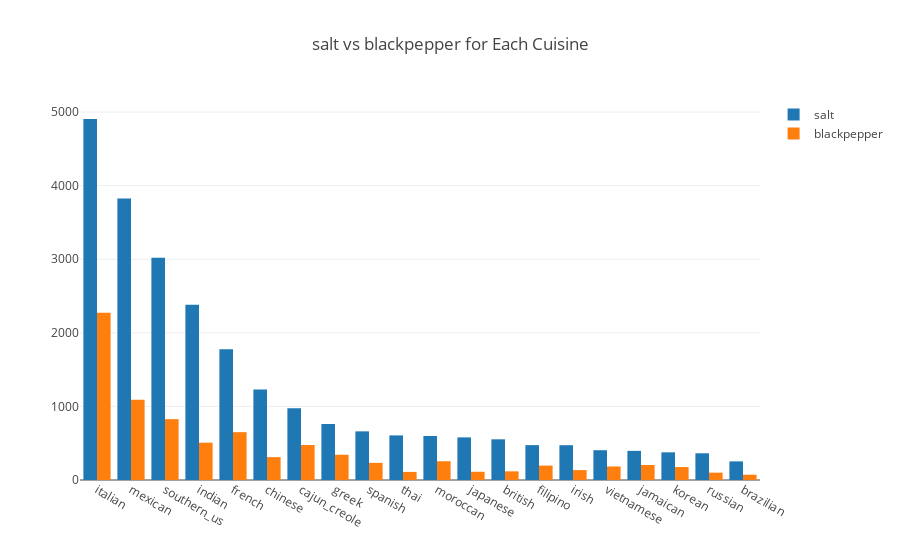

The notebook cell saved with this chart:
### Code cell
trace1 = go.Bar(
    x=ingredients_df_1['Cuisine'],
    y=ingredients_df_1['Total'],
    name=ingredients_1
)
trace2 = go.Bar(
    x=ingredients_df_2['Cuisine'],
    y=ingredients_df_2['Total'],
    name=ingredients_2
)

graph = [trace1, trace2]
layout = go.Layout(
    barmode='group',
    title = ingredients_1 + ' vs ' + ingredients_2 + ' for Each Cuisine'
)

fig = go.Figure(data=graph, layout=layout)
py.iplot(fig, filename='grouped-bar')

### Figure 1 — Plotly figure (JSON) as saved in the notebook; plotly's stock layout.template omitted (floating-point values rounded to 4 significant figures)
{"data": [{"name": "salt", "type": "bar", "uid": "5ebf9f60-a9bd-4861-a5f7-528a0ee9226d", "x": ["italian", "mexican", "southern_us", "indian", "french", "chinese", "cajun_creole", "greek", "spanish", "thai", "moroccan", "japanese", "british", "filipino", "irish", "vietnamese", "jamaican", "korean", "russian", "brazilian"], "y": [4906, 3825, 3020, 2382, 1778, 1229, 974, 761, 661, 606, 598, 579, 553, 474, 473, 405, 396, 376, 363, 253]}, {"name": "blackpepper", "type": "bar", "uid": "062e03a6-ff6d-4841-8f9c-bbf9076de69c", "x": ["italian", "mexican", "southern_us", "french", "indian", "cajun_creole", "greek", "chinese", "moroccan", "spanish", "jamaican", "filipino", "vietnamese", "korean", "irish", "british", "japanese", "thai", "russian", "brazilian"], "y": [2274, 1091, 827, 650, 507, 476, 343, 311, 255, 233, 204, 196, 184, 176, 135, 118, 112, 110, 100, 72]}], "layout": {"barmode": "group", "title": {"text": "salt vs blackpepper for Each Cuisine"}}}
